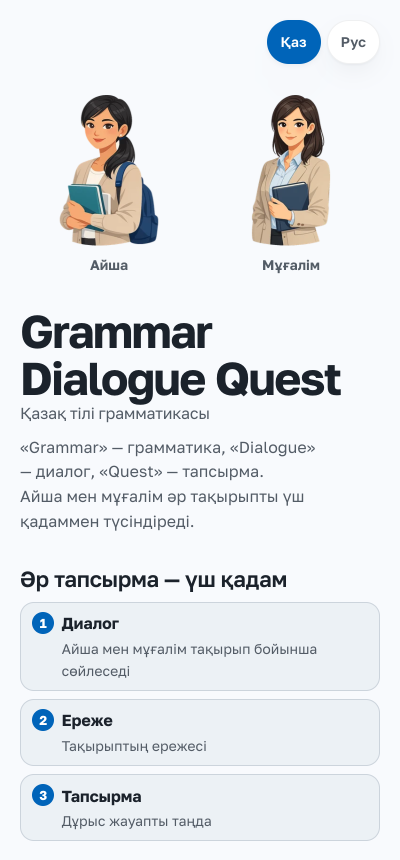
#> input picture документы/скриншоты/01-бастапқы.png, 800 x 1720 px (shown at 1/2 size); its folder holds 4 pictures in this run
$ python 'подрезать-скриншоты.py'
#> lines starting #> are read from the running program, lines starting #| are printed output that depends on the picture
# -*- coding: utf-8 -*-
"""
Подрезка пустого низа у скриншотов.

Кадр снимается ровно в экран телефона — 800×1720. Но экран урока короче
экрана, и нижняя треть кадра остаётся пустой заливкой. В документе такая
картинка занимает 15 сантиметров, из которых пять — пустота.

Срезаем снизу ряды, совпадающие с цветом фона, оставляя небольшое поле.
Верх не трогаем: там шапка, она всегда на месте.

    python3 документы/подрезать-скриншоты.py
"""
import pathlib

from PIL import Image

HERE = pathlib.Path(__file__).resolve().parent
СКРИНЫ = HERE / "скриншоты"
ПОЛЕ = 24          # сколько пустоты оставить под последним элементом
РАЗБРОС = 4        # на сколько ряд может отличаться от фона и всё ещё считаться пустым


def подрезать(файл: pathlib.Path) -> tuple[int, int]:
    им = Image.open(файл).convert("RGB")
#> им is the input picture: PIL image 800x1720 RGB; mean R, G, B 228.1, 230.9, 234.1
    ш, в = им.size
#> ш = 800; в = 1720
    точки = им.load()
    фон = точки[ш // 2, в - 1]
#> фон = (248, 250, 253)

    низ = в
#> низ = 1720
    for y in range(в - 1, -1, -1):
        ряд = [точки[x, y] for x in range(0, ш, 8)]
        пусто = all(all(abs(c - f) <= РАЗБРОС for c, f in zip(п, фон)) for п in ряд)
        if not пусто:
            низ = min(в, y + 1 + ПОЛЕ)
            break
#> this loop made 39 passes
#> пусто on passes 1 to 12: True, True, True, True, True, True, True, True, True, True, True, True

    if низ >= в:
        return в, в
    им.crop((0, 0, ш, низ)).save(файл)
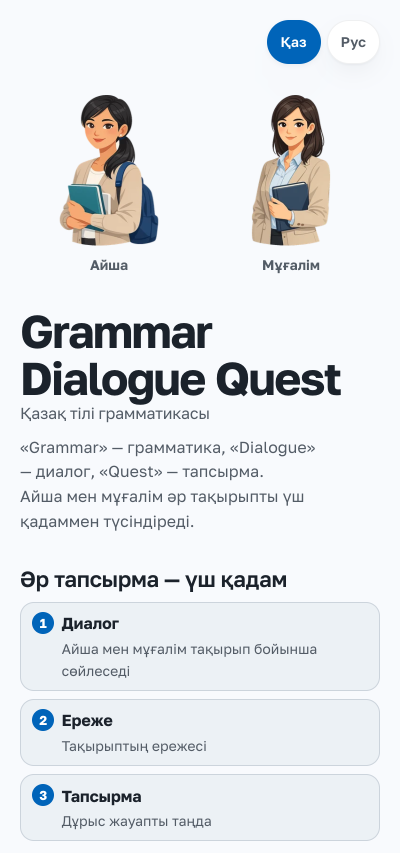
#> saved as 01-бастапқы.png: PIL image 800x1706 RGB (shown at 1/2 size); mean R, G, B 228, 230.7, 234
    return в, низ


def main():
    for файл in sorted(СКРИНЫ.glob("[0-1][0-9]-*.png")):
        было, стало = подрезать(файл)
#> было = 1720; стало = 1706
        см = 7.2 * стало / 800
#> см = 15.35
        знак = "подрезан" if стало != было else "без пустоты"
#> знак = 'подрезан'
        print(f"  {файл.name:26} {было:5} → {стало:5}  ({см:4.1f} см)  {знак}")
#|   01-бастапқы.png             1720 →  1706  (15.4 см)  подрезан
#> pass 3 of the loop in main, `for файл in sorted(СКРИНЫ.glob("[0-1][0-9]-*.png")):`:
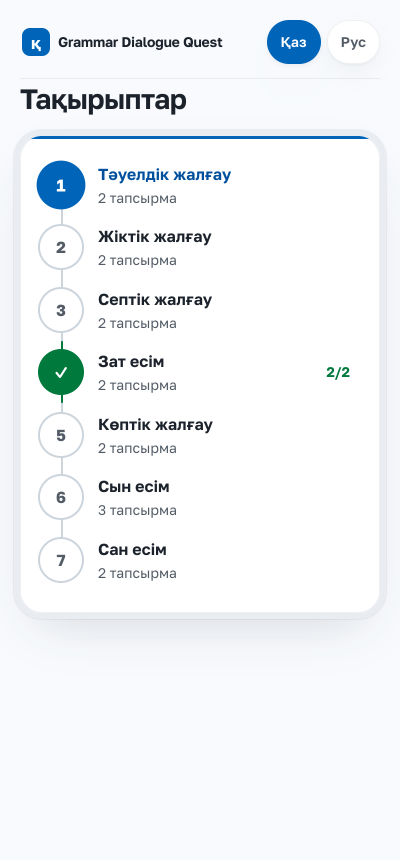
#> input picture документы/скриншоты/02-тақырыптар.png, 800 x 1720 px (shown at 1/2 size)
#> in подрезать, им is the input picture: PIL image 800x1720 RGB; mean R, G, B 240.3, 243.9, 246.8
#> фон = (248, 250, 253)
#> the loop in подрезать (call 3), `for y in range(в - 1, -1, -1):` made 423 passes
#> in подрезать (call 3), `им.crop((0, 0, ш, низ)).save(файл)`:
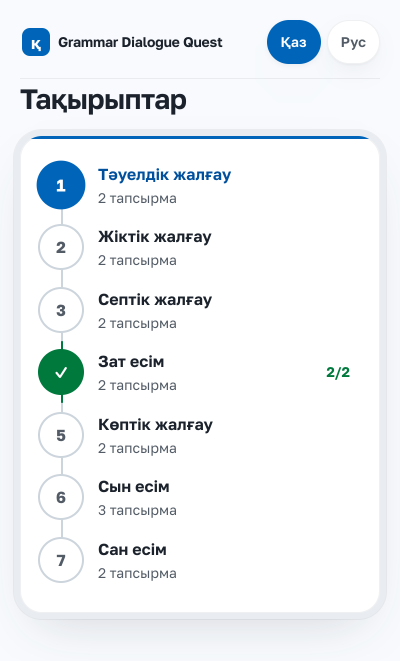
#> saved as 02-тақырыптар.png: PIL image 800x1322 RGB (shown at 1/2 size); mean R, G, B 238.1, 242.1, 245
#|   02-тақырыптар.png           1720 →  1322  (11.9 см)  подрезан
#> the loop made 4 passes; the first 3 are shown


if __name__ == "__main__":
    main()
